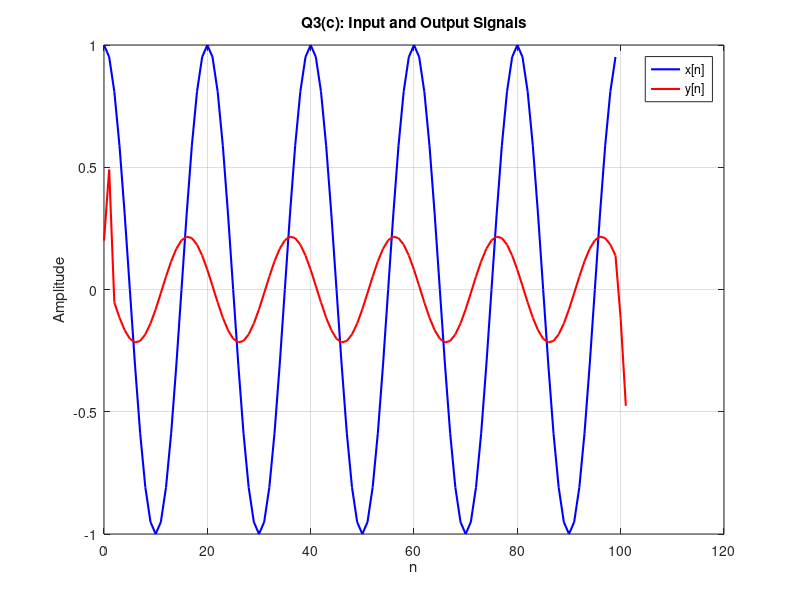

This chart was generated by the following MATLAB code:
close all; clear;

% Input signal: 5 cycles
n = 0:99;
x = cos(0.1*pi*n);

% Impulse response
h = [0.2 0.3 -0.5];

% Convolution
y = conv(x, h);
ny = 0:length(y)-1;

% Plot input and output
figure;
plot(n, x, 'b', 'LineWidth', 1.5); hold on;
plot(ny, y, 'r', 'LineWidth', 1.5);
grid on;
xlabel('n');
ylabel('Amplitude');
title('Q3(c): Input and Output Signals');
legend('x[n]', 'y[n]');

% Theoretical frequency response at omega = 0.1*pi
omega = 0.1*pi;
H = 0.2 + 0.3*exp(-1j*omega) - 0.5*exp(-1j*2*omega);

gain = abs(H)
phase = angle(H)
